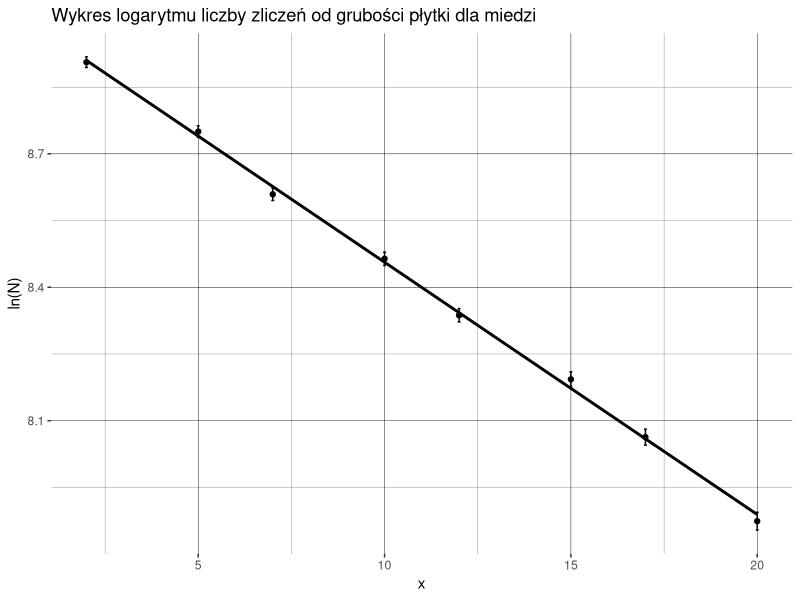
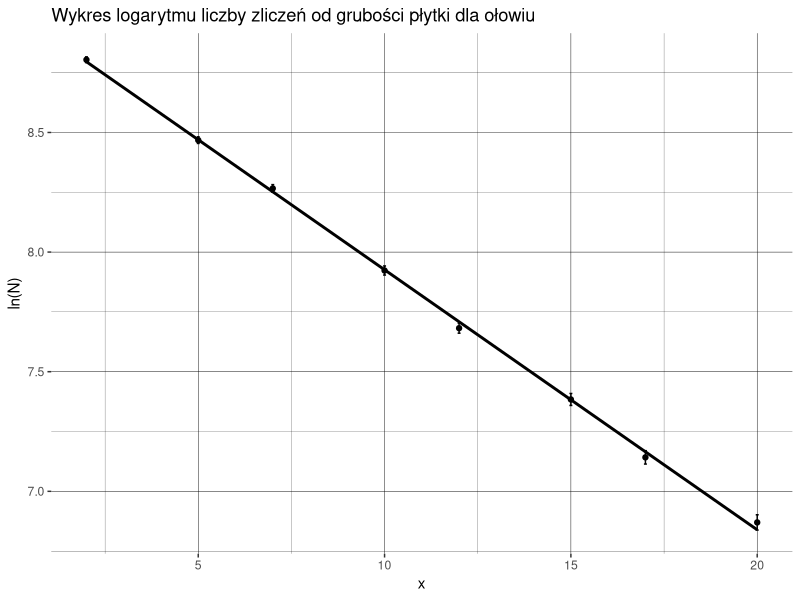
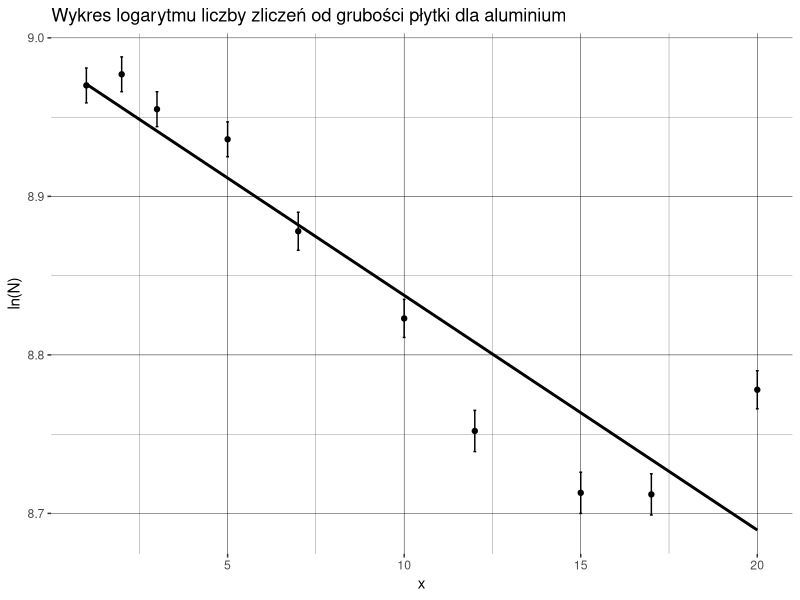
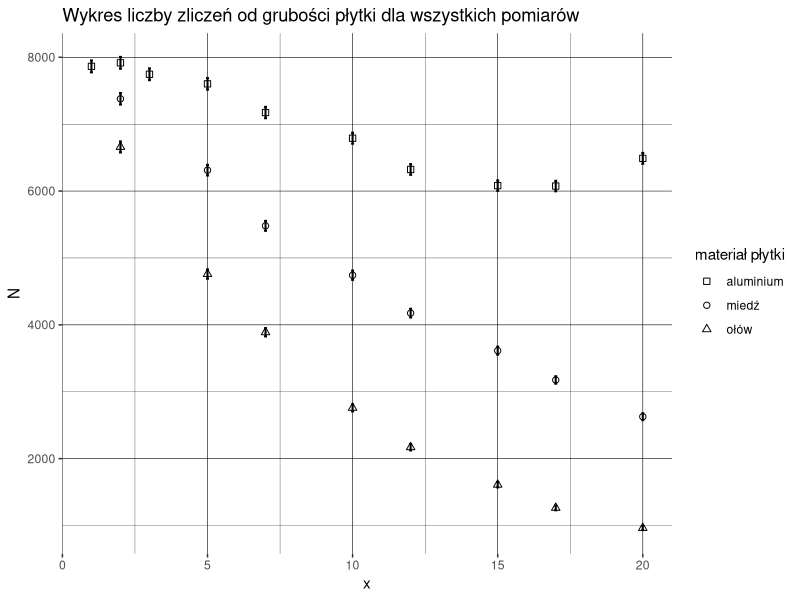
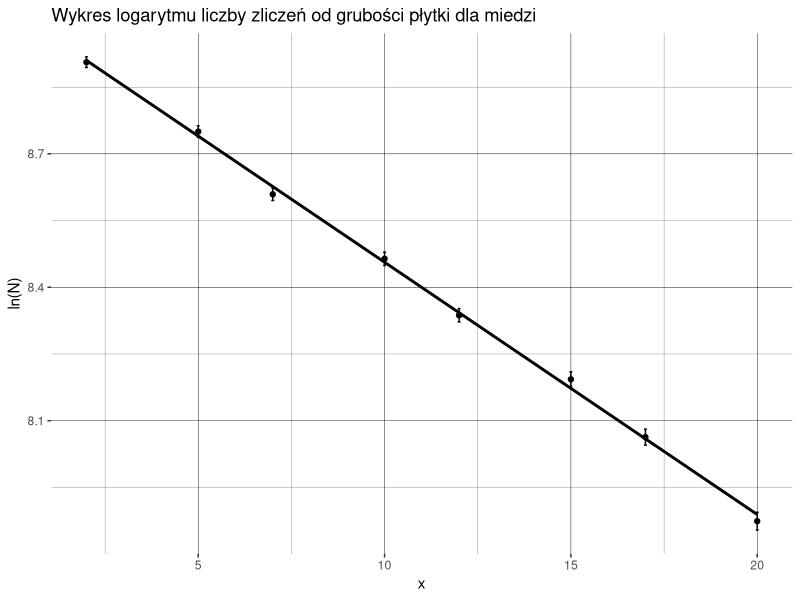
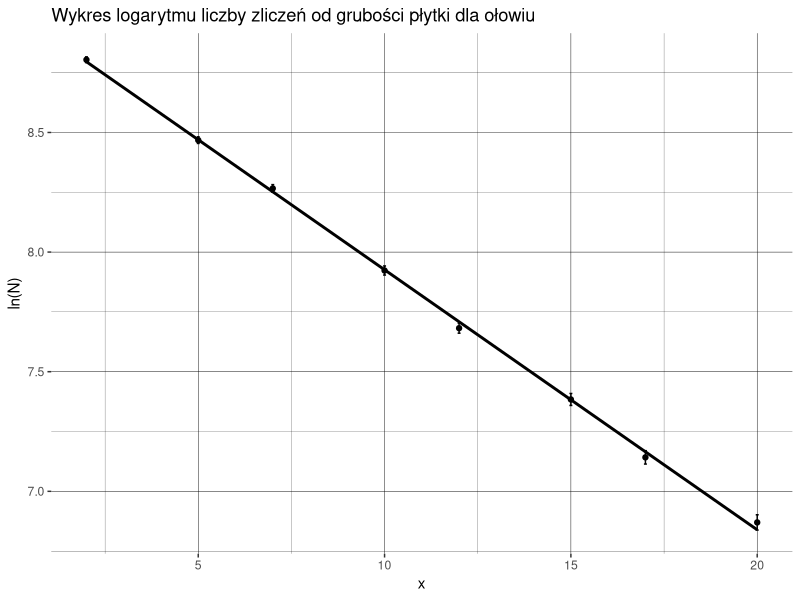
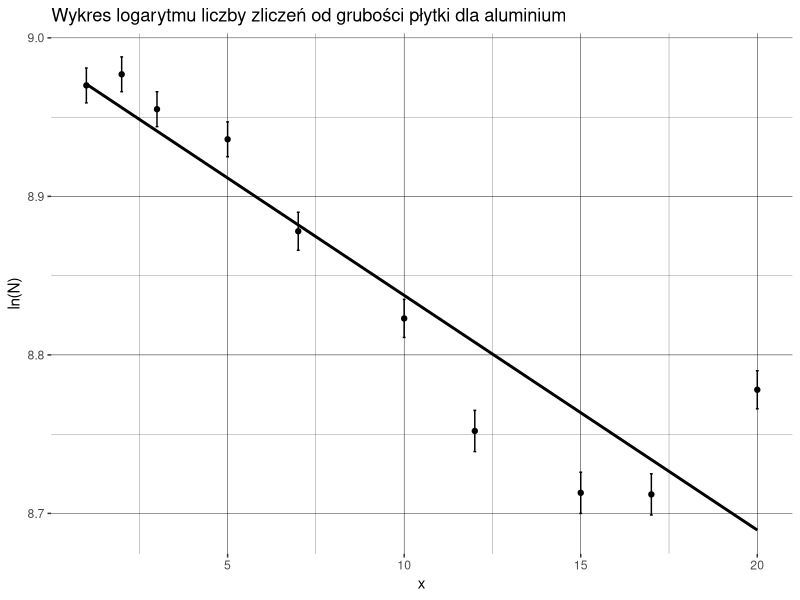
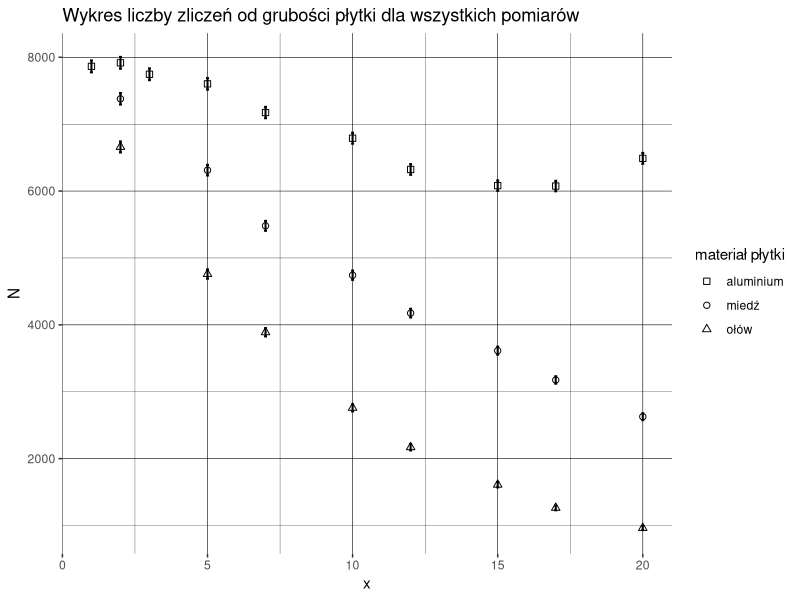

These charts were generated, in order, by the following R code:
library(dplyr)
library(ggplot2)
library(tidyr)

df_cu <- read.csv2("lab6/cu.csv")
df_pb <- read.csv2("lab6/pb.csv")
df_al <- read.csv2("lab6/al.csv")

round_uncertainty <- function(val, uncer) {
  round(val, -floor(log10(uncer)) + 1)
}

calc_log_and_uncert <- function(df) {
  df |>
    mutate(
      no = number,
      x = thickness,
      N = counts,
      u_N = sqrt(N),
      lnN = log(N),
      u_lnN = 1/u_N
    ) |>
    mutate(
      N = round_uncertainty(N, u_N),
      u_N = round_uncertainty(u_N, u_N),
      lnN = round_uncertainty(lnN, u_lnN),
      u_lnN = round_uncertainty(u_lnN, u_lnN),
    ) |>
    select(no, x, N, u_N, lnN, u_lnN)
}

save_table <- function(df, filename) {
df |>  
    write.table(file = paste("lab6/", filename, sep = ""),
                col.names = c("no", "d", "N", "uN", "lnN", "ulnN"),
                quote = FALSE, dec = ",", sep = "\t", row.names = FALSE,
                na = "")
}

proc_df_cu <- calc_log_and_uncert(df_cu)
proc_df_pb <- calc_log_and_uncert(df_pb)
proc_df_al <- calc_log_and_uncert(df_al)

save_table(proc_df_cu, "miedz.txt")
save_table(proc_df_pb, "olow.txt")
save_table(proc_df_al, "aluminium.txt")

log_plot <- function(df, title_suffix) {
  df |>
  ggplot(aes(x = x, y = lnN)) +
  geom_smooth(method = "lm", se = FALSE, colour = "black") +
  geom_point() +
  geom_errorbar(aes(ymin = lnN - u_lnN, ymax = lnN + u_lnN),
                width = 0.08, size = 0.5) +
  labs(
    y = "ln(N)",
    title = paste("Wykres logarytmu liczby zliczeń od grubości płytki",
                  title_suffix)
  ) +
  theme(
    panel.background = element_blank(),
    panel.grid = element_line(colour = "black", size = 0.15)
  )  
}

log_plot(proc_df_cu, "dla miedzi")
ggsave("lab6/dopasowanie_miedz.pdf", device = cairo_pdf,
       width = 10, height = 6)
log_plot(proc_df_pb, "dla ołowiu")
ggsave("lab6/dopasowanie_olow.pdf", device = cairo_pdf,
       width = 10, height = 6)
log_plot(proc_df_al, "dla aluminium")
ggsave("lab6/dopasowanie_aluminium.pdf", device = cairo_pdf,
       width = 10, height = 6)

bind_rows(
  proc_df_cu,
  proc_df_pb,
  proc_df_al,
  .id = "element"
) |>
  mutate(element = case_match(element,
                              "1" ~ "miedź",
                              "2" ~ "ołów",
                              "3" ~ "aluminium")) |>
  ggplot(aes(x = x, y = N, shape = element)) +
  geom_point(size = 1.8) +
  geom_errorbar(aes(ymin = N - u_N, ymax = N + u_N),
                width = 0.1, size = 0.7) +
  labs(
    title = "Wykres liczby zliczeń od grubości płytki dla wszystkich pomiarów",
    shape = "materiał płytki"
  ) +
  theme(
    panel.background = element_blank(),
    panel.grid = element_line(colour = "black", size = 0.2),
  ) +
  scale_shape_manual(values = c(0, 1, 2))

ggsave("lab6/zestawienie.pdf", device = cairo_pdf,
       width = 10, height = 6)

linreg_and_uncertainty <- function(df) {
reg <- lm(df$lnN ~ df$x)
cf <- -reg$coefficients[2]
u_cf <- sqrt(diag(vcov(reg)))[2]
cat("coefficient:", round_uncertainty(cf, u_cf), "\n")
cat("uncertainty:", round_uncertainty(u_cf, u_cf), "\n")
}

linreg_and_uncertainty(proc_df_cu)
linreg_and_uncertainty(proc_df_pb)
linreg_and_uncertainty(proc_df_al)
